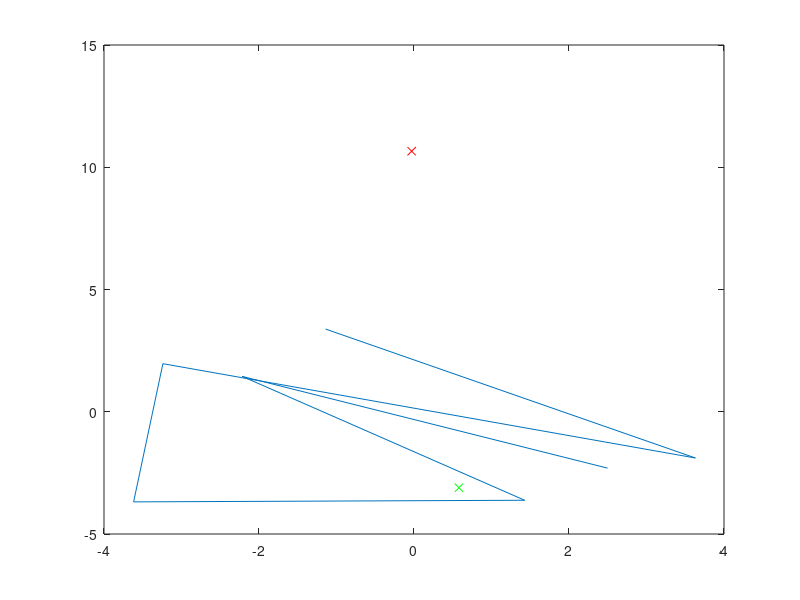

Write the MATLAB code that produced this figure. (Note: this script raises an error after producing the figure.)
function grown_obstacles = roboRace()

startPt = [0.58 -3.107];
endPt = [-0.03 10.657];


f = figure();

plot(startPt(1), startPt(2),'gx');
hold on;
plot(endPt(1), endPt(2), 'rx');
hold on;
% read coordinates

[x,y,zero] = textread('map.txt');
totalObs= x(1);
curr_obs = 1;
pointer = 1;
obstacles = [];

radius = 0.2;

for i = 1:totalObs
    vertex_beg = pointer+1;
    vertices_cnt = x(vertex_beg);
    
    this_obstacle = [x(vertex_beg+1:vertex_beg+vertices_cnt) y(vertex_beg+1:vertex_beg+vertices_cnt)];
    
    obs = repmat(curr_obs,vertices_cnt,1);
    obstacles = [obstacles; obs, this_obstacle];
    
    for j = 1:vertices_cnt-1
       line([this_obstacle(j,1),this_obstacle(j+1,1)], [this_obstacle(j,2),this_obstacle(j+1,2)]);
       hold on;
    end
    line([this_obstacle(vertices_cnt,1),this_obstacle(1,1)], [this_obstacle(vertices_cnt,2),this_obstacle(1,2)]);
    hold on;
    
    % update counters 
    curr_obs  = curr_obs + 1;
    pointer = pointer + vertices_cnt+1;
end

r = radius;

% Grow the obstacle
for i = 1:totalObs
  if i == 1
      continue;
  end
  
  indices = find(obstacles(:,1) == i);
  points = [];
  for k = 1:size(indices,1)
    vx = obstacles(indices(k),2);
    vy = obstacles(indices(k),3);
    points = [points; [vx+r, vy+r]; [vx-r, vy+r]; [vx-r,vy-r]; [vx+r,vy-r]];
  end
  
  hull = convhull(points(:,1), points(:,2));
  hull = hull(1:size(hull)-1);
%   grown = repmat(i, 1, size(hull,1));
%   
%   grown_obstacles = [grown_obstacles; grown', points(hull,1), points(hull,2)];
  grown_obstacles{i} = [points(hull,1), points(hull,2)];
  
  for k = 1:size(hull,1)-1
      p1 = points(hull(k),:);
      p2 = points(hull(k+1),:);
      
      line([p1(1) p2(1)],[p1(2) p2(2)], 'Color', [1, 0, 0], 'Marker', 'o');
      hold on;
  end
  p1 = points(hull(size(hull,1)),:);
  p2 = points(hull(1),:);
  line([p1(1) p2(1)],[p1(2) p2(2)], 'Color', [1, 0, 0], 'Marker', 'o');
  hold on;
  
end
 cleanedPoints = createVGraph(grown_obstacles);
end
